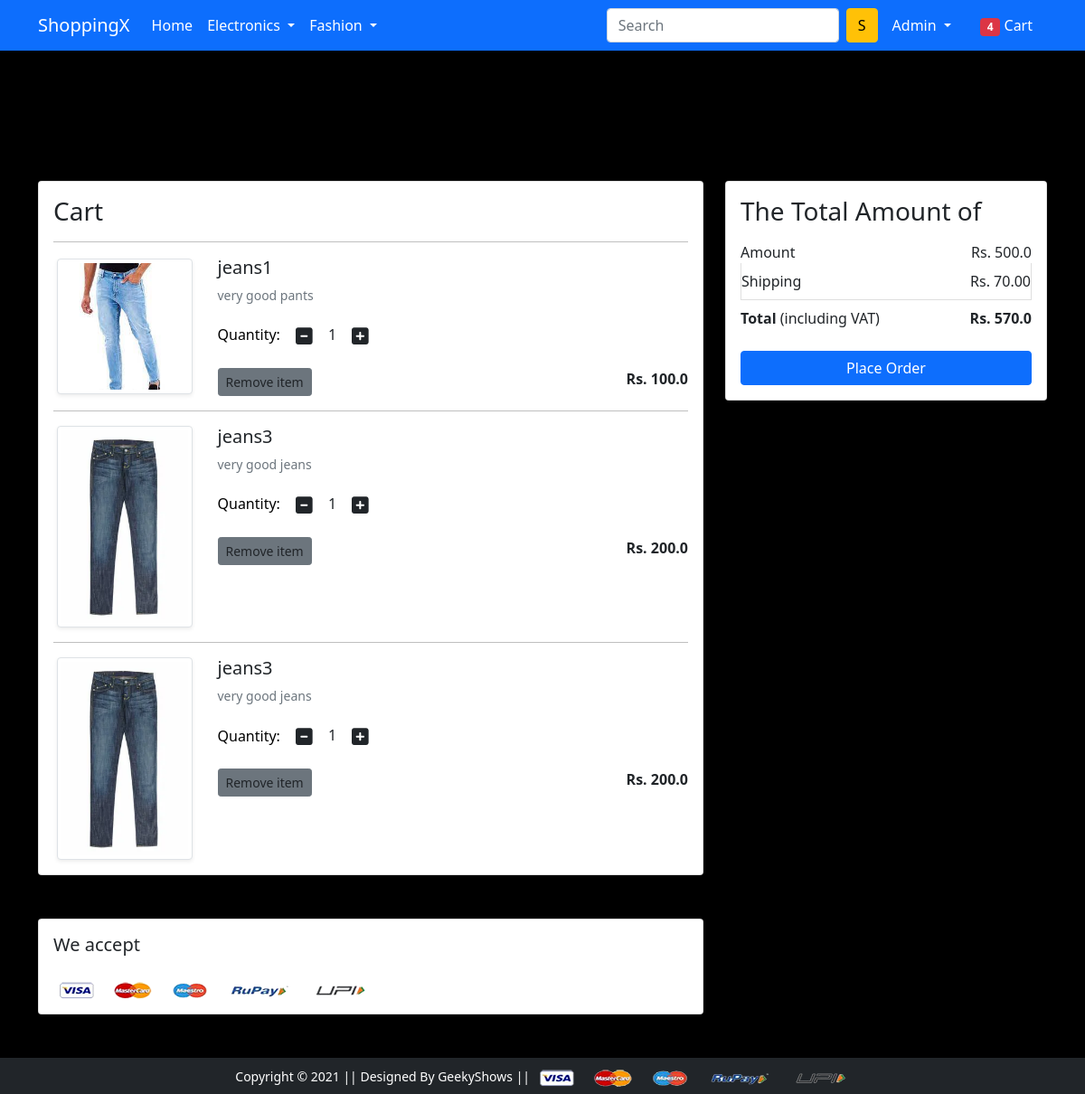
The app's page /cart/ (signed in), older data.
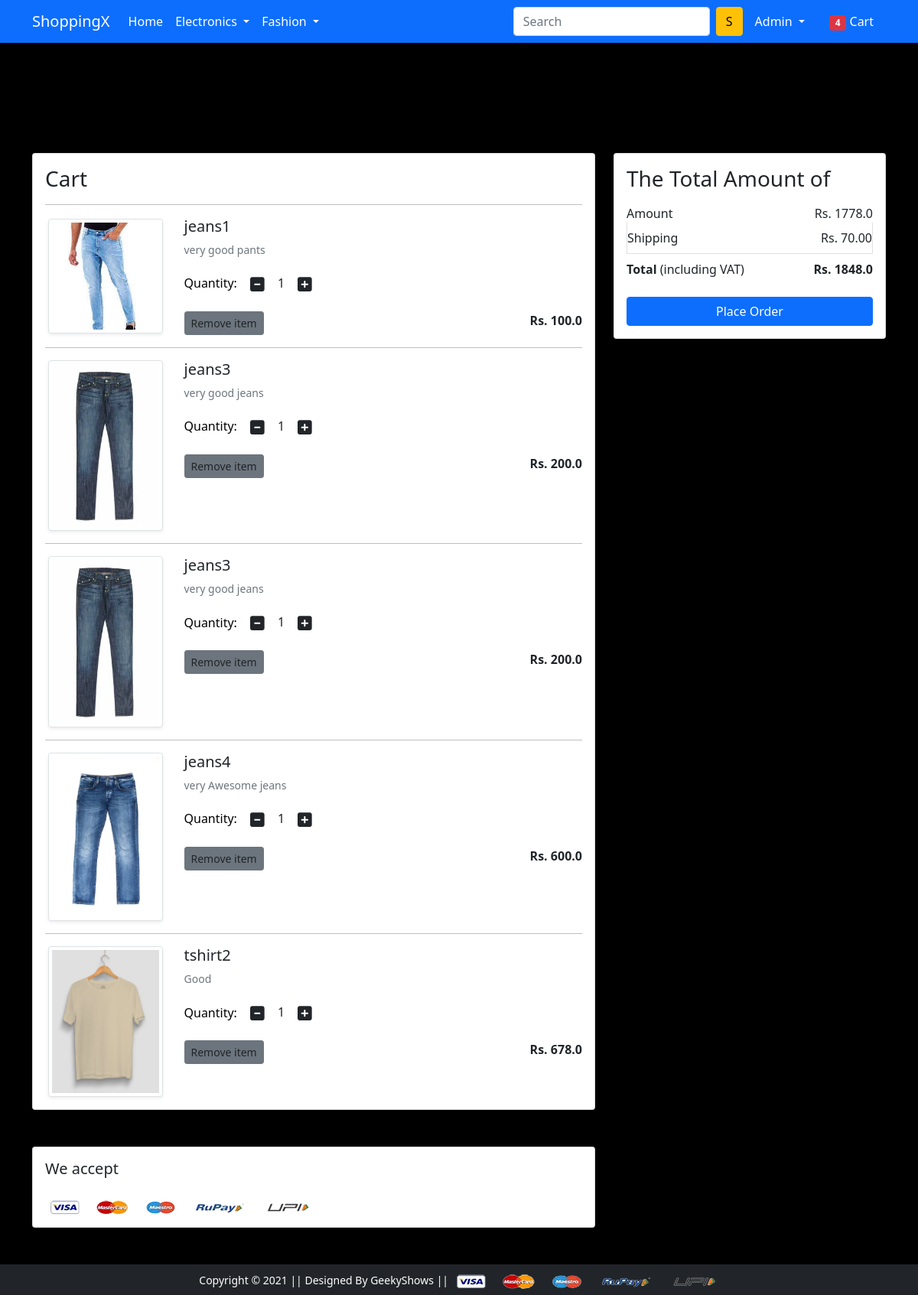
The same page, newer data.
### app/models.py (models this page shows, shortened)
class  Cart(models.Model):
    user  = models.ForeignKey(User,on_delete=models.CASCADE)
    product = models.ForeignKey(Product,on_delete=models.CASCADE)
    quantity = models.PositiveIntegerField(default=1)

class Product(models.Model):
    title = models.CharField(max_length=100)
    selling_price = models.FloatField()
    discounted_price =  models.FloatField()
    description = models.TextField()
    brand = models.CharField(max_length=100)
    category = models.CharField(choices=CATEGORY_CHOICES,max_length=2)
    product_image = models.ImageField(upload_to='productimg')

### app/views.py (the view)
# urls.py: path('cart/',views.show_cart,name="showcart"),
def show_cart(request):
  if request.user.is_authenticated:
    user=request.user
    cart = Cart.objects.filter(user=user)
    amount = 0.0
    shipping_amount = 70.0
    total_amount = 0.0
    cart_product = [p for p in Cart.objects.all() if p.user == user]
    if cart_product:
      for p in cart_product:
        tempamount = (p.quantity * p.product.discounted_price)
        amount += tempamount
      totalamount = amount + shipping_amount
      return render(request,'app/addtocart.html',{'carts':cart,'totalamount':totalamount,'amount':amount})
    else:
      return render(request,'app/emptycart.html')

### app/templates/app/addtocart.html (shortened to what this page needs)
{% extends 'app/base.html' %}
{% load static %}
{% block main-content %}
<div class="container my-5">
  <div class="row">
    <h1 class="text-center mb-5">Shopping Cart</h1>
    <div class="col-sm-8">
      <div class="card">
        <div class="card-body">
          <h3 class="text-dark">Cart</h3>
          {% for cart in carts %}
          <hr>
          <div class="row">
            <div class="col-sm-3 text-center align-self-center"><img src="{{cart.product.product_image.url}}" alt=""
                srcset="" class="img-fluid img-thumbnail shadow-sm" height="150" width="150"> </div>
            <div class="col-sm-9">
              <div>
                <h5 class="text-dark">{{cart.product.title}}</h5>
                <p class="mb-2 text-muted small text-dark">{{cart.product.description}}</p>
                <div class="my-3">
                  <label for="quantity text-dark">Quantity:</label>
                  <a class="minus-cart btn" pid="{{cart.product.id}}"><i class="fas fa-minus-square fa-lg"></i></a>
                  <span id="quantity" class="text-dark">{{cart.quantity}}</span>
                  <a class="plus-cart btn" pid="{{cart.product.id}}"><i class="fas fa-plus-square fa-lg"></i></a>
                </div>
                <div class="d-flex justify-content-between">
                  <a href="#" class="btn btn-sm btn-secondary mr-3 text-dark remove-cart" pid="{{cart.product.id}}">Remove item </a>
                  <p class="mb-0"><span><strong class="text-dark">Rs. {{cart.product.discounted_price}}</strong></span>
                  </p>
                </div>
              </div>
            </div>
          </div>
          {% endfor %}
        </div>
      </div>
    </div>
    <div class="col-sm-4">
      <div class="card">
        <div class="card-body">
          <h3 class="text-dark">The Total Amount of</h3>
          <ul class="list-group">
            <li class="list-group-item d-flex justify-content-between align-items-center border-0 px-0 pb-0 text-dark">
              Amount<span class="text-dark">Rs.
                <span id="amount">{{amount}}</span>
              </span></li>
            <li class="list-group-item d-flex justify-content-between align-items-center px-0 text-dark">
              Shipping<span class="text-dark">Rs.
                70.00</span></li>
            <li class="list-group-item d-flex justify-content-between align-items-center border-0 px-0 mb-3">
              <div>
                <strong class="text-dark">Total</strong>
                <smal class="text-dark">(including VAT)</small>
              </div>
              <span><strong class="text-dark">Rs.
                  <strong id="totalamount">{{totalamount}}</strong>
                </strong></span>
            </li>
          </ul>
          <div class="d-grid"><a href="{% url 'checkout' %}" class="btn btn-primary">Place Order</a></div>
        </div>
      </div>
    </div>
  </div>
</div>
<div class="container">
  <div class="row">
    <div class="col-sm-8">
      <div class="card">
        <div class="card-body">
          <h5 class="mb-4 text-dark">We accept</h5>
          <img src="{% static 'app/images/payment.png' %}" alt="" class="img-fluid">
        </div>
      </div>
    </div>
  </div>
</div>
{% endblock main-content %}

Row changes from the older to the newer data that the page shows:
added Cart: product.product_image (picture), product "jeans4", product.description "very Awesome jeans", quantity "1", product.discounted_price "600.0"
added Cart: product.product_image (picture), product "tshirt2", product.description "Good", quantity "1", product.discounted_price "678.0"
Text that changed along with them:
{{ amount }}: "500.0" → "1778.0"
{{ totalamount }}: "570.0" → "1848.0"
